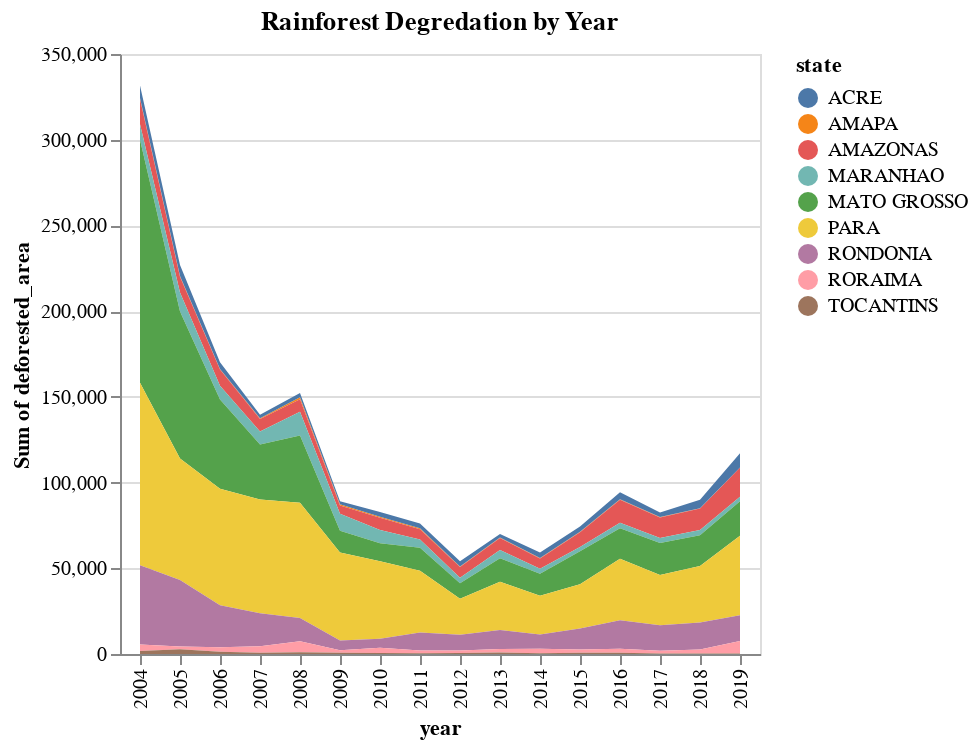

Here is the notebook cell this chart was saved with:
### Code cell
alt.Chart(df).mark_area().encode(
    alt.X('year:N'
    ),
    y='sum(deforested_area):Q',
    color = 'state',
).properties(
    title='Rainforest Degredation by Year'
)

### Figure 1 — Vega-Lite specification as saved in the notebook (floating-point values rounded to 4 significant figures; data arrays with more than 128 entries replaced by an {"elided": "..."} marker saying what was removed)
{"config": {"view": {"continuousWidth": 400, "continuousHeight": 300}}, "data": {"name": "data-f658856bddbbd44a2686d8bb6f68c4cd"}, "mark": "area", "encoding": {"color": {"type": "nominal", "field": "state"}, "x": {"type": "nominal", "field": "year"}, "y": {"type": "quantitative", "aggregate": "sum", "field": "deforested_area"}}, "title": "Rainforest Degredation by Year", "$schema": "https://vega.github.io/schema/vega-lite/v4.8.1.json", "datasets": {"data-f658856bddbbd44a2686d8bb6f68c4cd": {"elided": "1649 records"}}}
